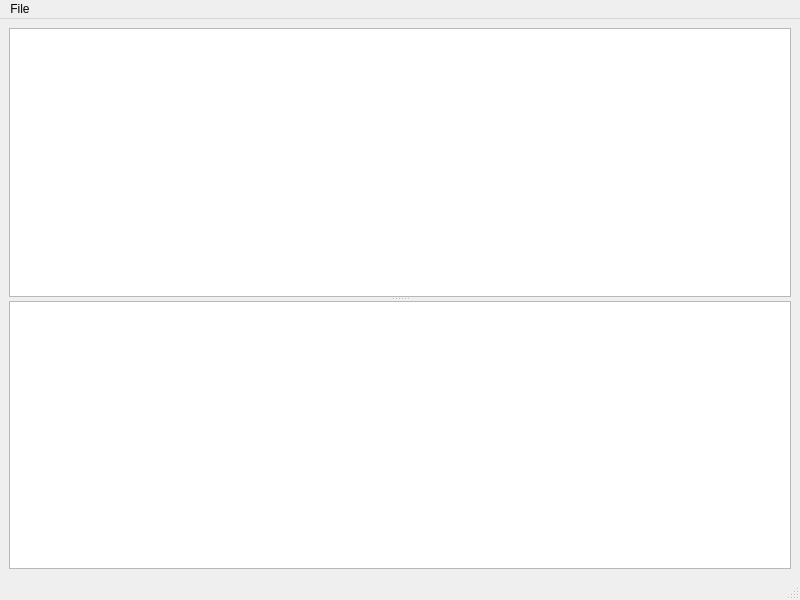
<?xml version="1.0" encoding="UTF-8"?>
<ui version="4.0">
 <class>view::MainWindow</class>
 <widget class="QMainWindow" name="view::MainWindow">
  <property name="geometry">
   <rect>
    <x>0</x>
    <y>0</y>
    <width>800</width>
    <height>600</height>
   </rect>
  </property>
  <property name="windowTitle">
   <string>APM Viewer</string>
  </property>
  <widget class="QWidget" name="centralwidget">
   <property name="sizePolicy">
    <sizepolicy hsizetype="Expanding" vsizetype="Expanding">
     <horstretch>0</horstretch>
     <verstretch>0</verstretch>
    </sizepolicy>
   </property>
   <layout class="QVBoxLayout" name="verticalLayout">
    <item>
     <widget class="QSplitter" name="splitter">
      <property name="orientation">
       <enum>Qt::Orientation::Vertical</enum>
      </property>
      <widget class="QTreeView" name="treeView">
       <property name="sizePolicy">
        <sizepolicy hsizetype="Expanding" vsizetype="Expanding">
         <horstretch>0</horstretch>
         <verstretch>0</verstretch>
        </sizepolicy>
       </property>
      </widget>
      <widget class="QTableView" name="tableView">
       <property name="sizePolicy">
        <sizepolicy hsizetype="Expanding" vsizetype="Minimum">
         <horstretch>0</horstretch>
         <verstretch>0</verstretch>
        </sizepolicy>
       </property>
      </widget>
     </widget>
    </item>
   </layout>
  </widget>
  <widget class="QMenuBar" name="menubar">
   <property name="geometry">
    <rect>
     <x>0</x>
     <y>0</y>
     <width>800</width>
     <height>24</height>
    </rect>
   </property>
   <widget class="QMenu" name="menuFile">
    <property name="title">
     <string>File</string>
    </property>
    <addaction name="actionOpen"/>
    <addaction name="actionView_Logs"/>
    <addaction name="separator"/>
    <addaction name="actionQuit"/>
   </widget>
   <addaction name="menuFile"/>
  </widget>
  <widget class="QStatusBar" name="statusbar"/>
  <action name="actionOpen">
   <property name="text">
    <string>Open</string>
   </property>
   <property name="toolTip">
    <string>Open File</string>
   </property>
   <property name="shortcut">
    <string>Ctrl+O</string>
   </property>
  </action>
  <action name="actionQuit">
   <property name="text">
    <string>Quit</string>
   </property>
   <property name="shortcut">
    <string>Ctrl+Q</string>
   </property>
  </action>
  <action name="actionView_Logs">
   <property name="text">
    <string>View Logs</string>
   </property>
   <property name="shortcut">
    <string>Ctrl+L</string>
   </property>
  </action>
 </widget>
 <resources/>
 <connections>
  <connection>
   <sender>actionQuit</sender>
   <signal>triggered()</signal>
   <receiver>view::MainWindow</receiver>
   <slot>close()</slot>
   <hints>
    <hint type="sourcelabel">
     <x>-1</x>
     <y>-1</y>
    </hint>
    <hint type="destinationlabel">
     <x>399</x>
     <y>299</y>
    </hint>
   </hints>
  </connection>
  <connection>
   <sender>actionOpen</sender>
   <signal>triggered()</signal>
   <receiver>view::MainWindow</receiver>
   <slot>openFile()</slot>
   <hints>
    <hint type="sourcelabel">
     <x>-1</x>
     <y>-1</y>
    </hint>
    <hint type="destinationlabel">
     <x>399</x>
     <y>299</y>
    </hint>
   </hints>
  </connection>
  <connection>
   <sender>actionView_Logs</sender>
   <signal>triggered()</signal>
   <receiver>view::MainWindow</receiver>
   <slot>viewLogs()</slot>
   <hints>
    <hint type="sourcelabel">
     <x>-1</x>
     <y>-1</y>
    </hint>
    <hint type="destinationlabel">
     <x>399</x>
     <y>299</y>
    </hint>
   </hints>
  </connection>
 </connections>
 <slots>
  <slot>openFile()</slot>
  <slot>viewLogs()</slot>
 </slots>
</ui>
